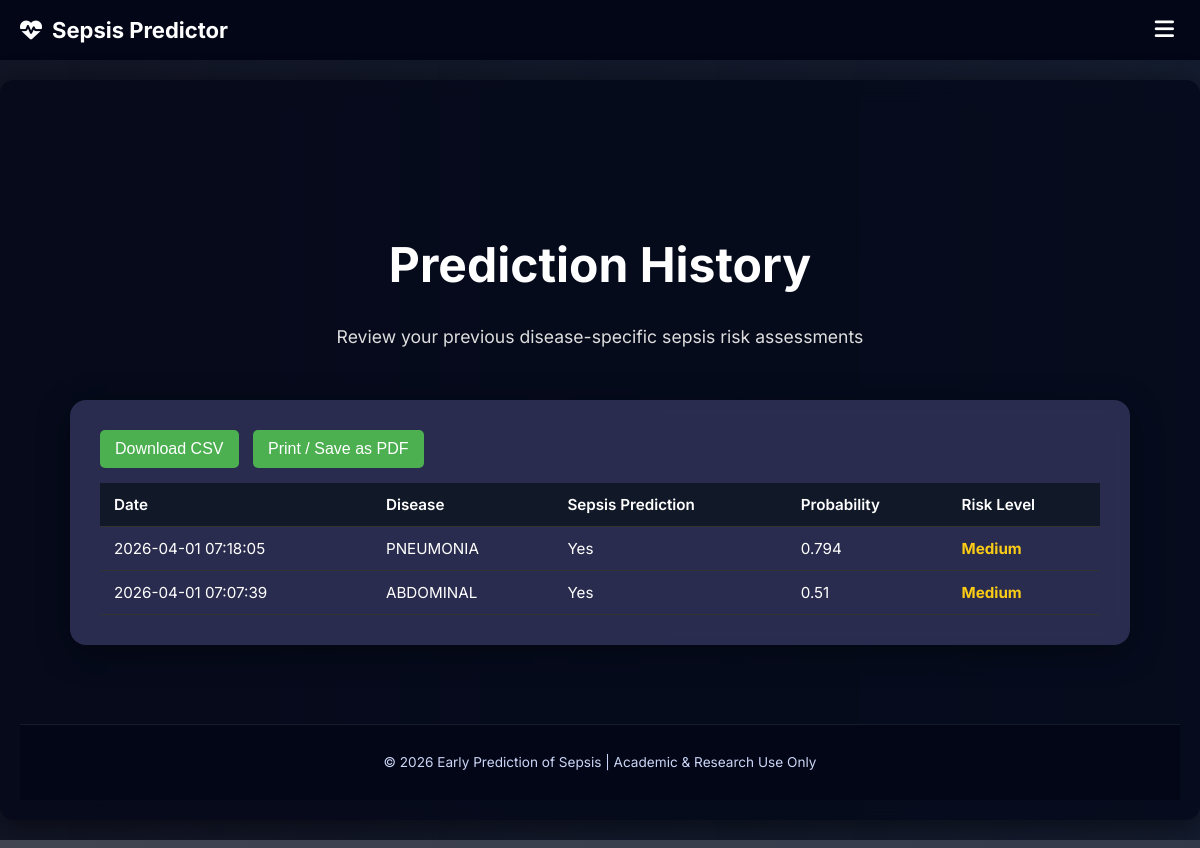
Screenshot of /history (signed in) with the database file from the repository.
### tables this page shows
CREATE TABLE predictions (
        id INTEGER PRIMARY KEY AUTOINCREMENT,
        user_id INTEGER,
        disease TEXT,
        sepsis_prediction TEXT,
        probability REAL,
        risk_level TEXT,
        timestamp DATETIME DEFAULT CURRENT_TIMESTAMP
    );

### app.py (the view)
@app.route("/history")
def history():
    if "user" not in session:
        return redirect(url_for("login"))
    user = get_user_by_username(session["user"])
    predictions = get_user_predictions(user["id"])
    return render_template("history.html", predictions=predictions)

### users.py (called while the page is built)
def get_user_by_username(username):
    conn = sqlite3.connect(DB_NAME)
    cursor = conn.cursor()
    cursor.execute("""
        SELECT id, username, email
        FROM users
        WHERE username=?
    """, (username,))
    user = cursor.fetchone()
    conn.close()
    if user:
        return {
            "id": user[0],
            "username": user[1],
            "email": user[2]
        }
    return None

def get_user_predictions(user_id):
    conn = sqlite3.connect(DB_NAME)
    cursor = conn.cursor()
    cursor.execute("""
        SELECT disease, sepsis_prediction , probability, risk_level, timestamp
        FROM predictions
        WHERE user_id=?
        ORDER BY timestamp DESC
    """, (user_id,))
    rows = cursor.fetchall()
    conn.close()
    predictions = []
    for row in rows:
        predictions.append({
            "disease": row[0],
            "sepsis_prediction": row[1],
            "probability": row[2],
            "risk_level": row[3],
            "timestamp": row[4]
        })
    return predictions

### templates/history.html (shortened to what this page needs)
{% extends "base.html" %}
{% block content %}
<div class="page-wrapper">
  <div class="main-content">
    <section class="hero">
  <h1>Prediction History</h1>
  <p>Review your previous disease-specific sepsis risk assessments</p>
</section>
<div class="history-card">
  {% if predictions %}
  <div style="margin-bottom: 15px;">
      <button onclick="downloadCSV()" class="btn">Download CSV</button>
      <button onclick="printHistory()" class="btn">Print / Save as PDF</button>
  </div>
  <div style="overflow-x: auto;">
    <table>
      <thead>
        <tr>
          <th>Date</th>
          <th>Disease</th>
          <th>Sepsis Prediction</th>
          <th>Probability</th>
          <th>Risk Level</th>
        </tr>
      </thead>
      <tbody>
        {% for item in predictions %}
        <tr>
          <td>{{ item.timestamp }}</td>
          <td>{{ item.disease }}</td>
          <td>{{ item.sepsis_prediction }}</td>
          <td>{{ item.probability }}</td>
          <td class="
              {% if item.risk_level == 'Low' %}
                  risk-low
              {% elif item.risk_level == 'Medium' %}
                  risk-medium
              {% elif item.risk_level == 'High' %}
                  risk-high
              {% endif %}
            ">
              {{ item.risk_level }}
          </td>
        </tr>
        {% endfor %}
      </tbody>
    </table>
  </div>
  {% else %}
  <div class="no-history">
    <p>No sepsis predictions found yet.</p>
    <a href="{{ url_for('predict') }}" class="btn">Run First Prediction</a>
  </div>
  {% endif %}
</div>
{% endblock %}

### templates/history.html (style rules this page uses)
.page-wrapper { min-height: calc(100vh - 100px); display: flex; flex-direction: column; }
.main-content { flex: 1; }
.hero { display: flex; flex-direction: column; justify-content: center; align-items: center; text-align: center; height: 45vh; padding: 0 20px; }
.hero h1 { font-size: 3rem; font-weight: 700; margin-bottom: 15px; }
.hero p { font-size: 1.1rem; max-width: 600px; color: #dddddd; }
.history-card { background-color: rgba(50, 52, 90, 0.85); backdrop-filter: blur(15px); padding: 30px; border-radius: 16px; max-width: 1000px; margin: -60px auto 40px auto; box-shadow: 0 8px 32px rgba(0,0,0,0.35); }
table { width: 100%; border-collapse: collapse; font-size: 0.95rem; }
th, td { padding: 12px 14px; text-align: left; border-bottom: 1px solid #333; }
th { background-color: #111827; font-weight: 600; }
.risk-medium { color: #facc15; font-weight: 700; }
.btn { display: inline-block; padding: 12px 28px; border: 2px solid #00e6e6; color: #00e6e6; text-decoration: none; border-radius: 8px; font-weight: 500; font-size: 1rem; transition: 0.3s ease; }
.btn { padding: 10px 15px; margin-right: 10px; background: #4CAF50; color: white; border: none; border-radius: 5px; cursor: pointer; }

### rows the page displays
predictions: timestamp "2026-04-01 07:18:05", disease "PNEUMONIA", sepsis_prediction "Yes", probability "0.794", risk_level "Medium"
predictions: timestamp "2026-04-01 07:07:39", disease "ABDOMINAL", sepsis_prediction "Yes", probability "0.51", risk_level "Medium"
